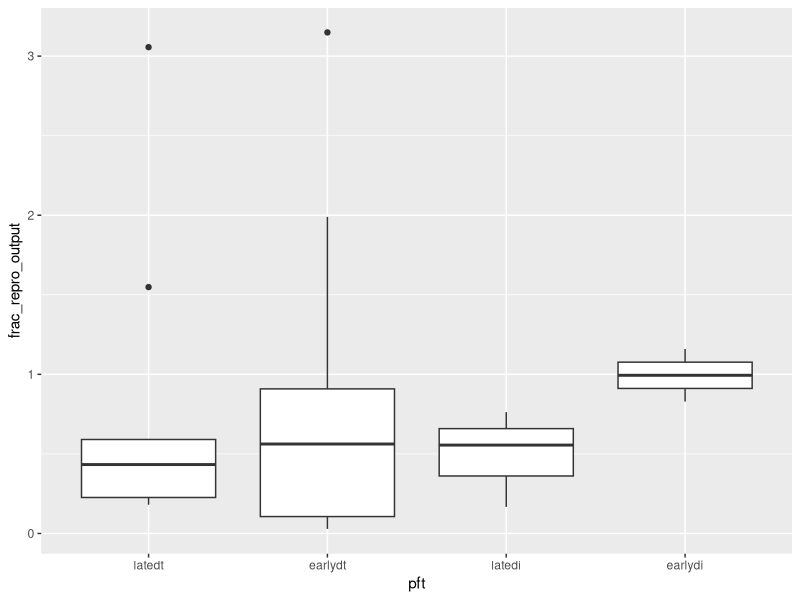
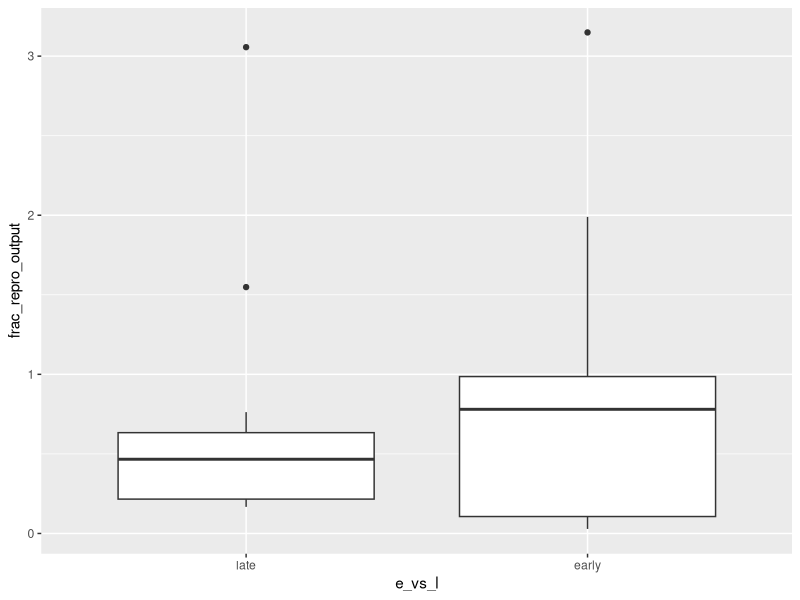
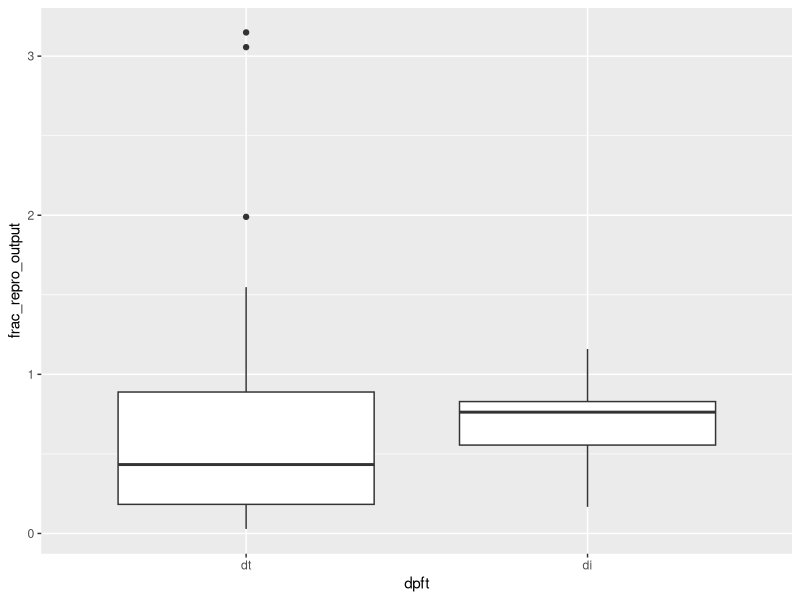
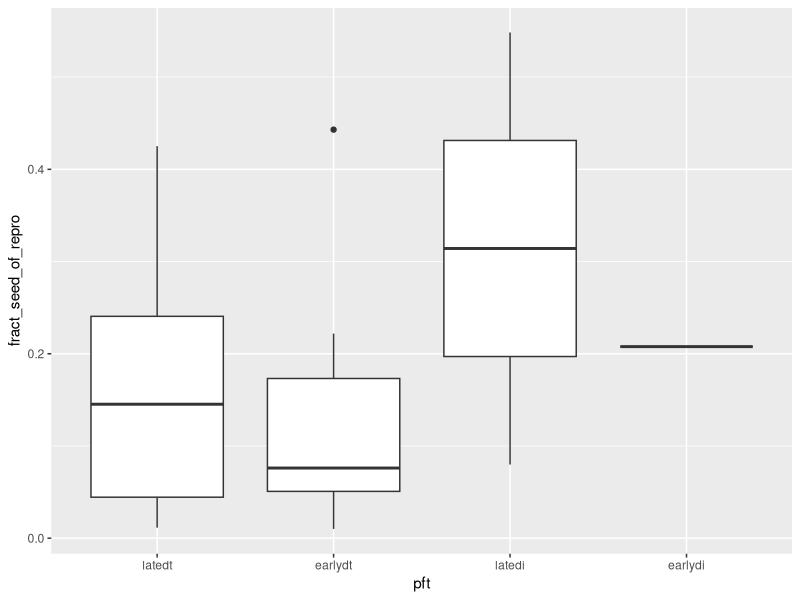
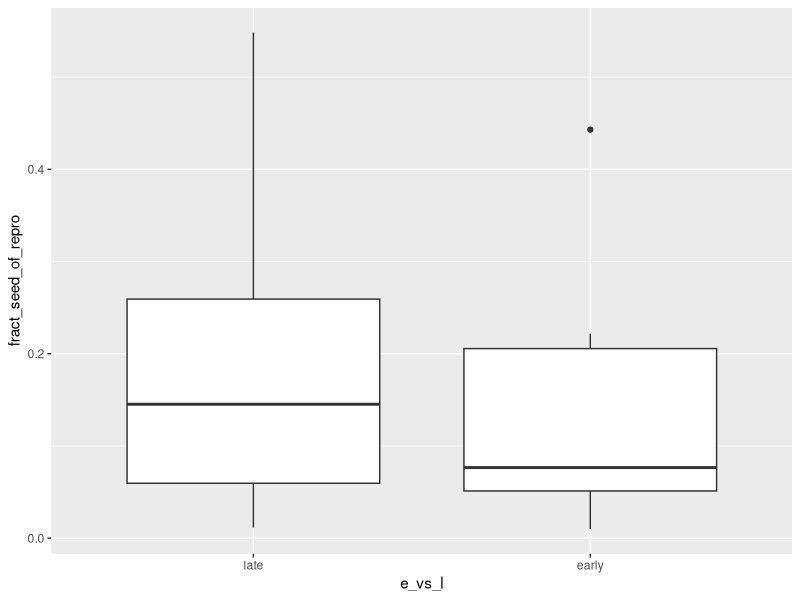
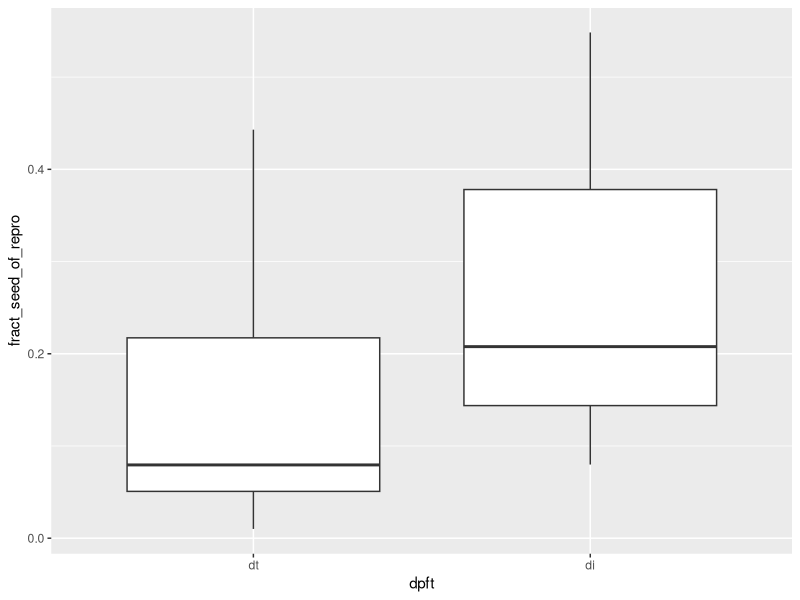

Source code (R) for these figures, in order:
## ---- chunk 1
knitr::opts_chunk$set(echo = TRUE)
## ---- chunk 2
library(tidyverse)
library(readr)
library(skimr)
## ---- chunk 3
#this file contains the spp list and pfts for the 26 spp identified with more than 50 repro individuals
species_list_26 <- read_csv("species_list_for_repro_alloc_26_mostabund_sp.csv", col_types = cols(
  sp = col_character(),
  Latin = col_character(),
  dmax = col_double(),
  wsg = col_double(),
  e_vs_l = col_factor(),
  dpft = col_factor(),
  repro_abund_2010 = col_double(),
  pft = col_factor()
))
head(species_list_26)

## ---- chunk 4
bci_repro_traits <- read_csv("BCITRAITS_20101220 (1).csv") %>%
                    mutate(sp = tolower(`SP$`)) %>%
                    select(sp, FRUIT_DRY, N_SEEDFULL, SEED_DRY, DSPR_DRY)

#view(BCITRAITS_20101220_1_)

head(bci_repro_traits) 
## ---- chunk 5

b_area <- read_csv("basal_area_2010.csv") %>%
              select(sp, ba)


rb_area <- read_csv("repro_basal_area_df.csv") %>%
           select(sp, r_ba)

## ---- chunk 6
sp_traits <- species_list_26 %>%
                    left_join(bci_repro_traits, by = "sp") %>%
                    left_join(b_area, by = "sp") %>%
                    left_join(rb_area, by = "sp")


skim(sp_traits)

#From the skim, note there are 5 sp for which BCI traits is missing trait values


missing_values <- sp_traits %>%
                  filter(is.na(DSPR_DRY) | is.na(FRUIT_DRY) | is.na(N_SEEDFULL) | is.na(SEED_DRY))

missing_values
## ---- chunk 7
mass_data_50haplot <- read_csv("Hanbury_Brown_50ha_20190221.csv", col_types = cols(sp = col_character(), 
                                                                                   type = col_factor(), 
                                                                                   mass = col_double(),
                                                                                   Freq = col_double())
                                                                                      )
skim(mass_data_50haplot)
head(mass_data_50haplot)

## ---- chunk 8
repro_total_df <- mass_data_50haplot %>%
                  left_join(sp_traits, by = "sp") %>%
                  filter(type != "leaf") %>%
                  group_by(sp)%>%
                  mutate(repro_mass_total = sum(mass)) %>%
                  mutate(repro_mass_per_yr = repro_mass_total * 12 / 67) %>%
                  mutate(repro_mass_per_yr_m2 = repro_mass_per_yr / 31) %>%  
                  mutate(repro_mass_per_yr_indv = repro_mass_per_yr / repro_abund_2010) %>%
                  mutate(repro_output_50_ha = (repro_mass_per_yr_m2 * 500000 / r_ba)) %>%
                  filter(type == "mature fruit") %>%
                  mutate(mature_frt_mass = sum(mass)) %>%
                  select(sp, mature_frt_mass, repro_mass_total, repro_mass_per_yr_indv, repro_mass_per_yr, repro_mass_per_yr_m2, repro_output_50_ha) %>%
                  distinct(sp, .keep_all = T)

repro_total_df

leaf_total_df <- mass_data_50haplot %>%
                 left_join(sp_traits, by = "sp") %>%
                 filter(type == "leaf") %>%
                 group_by(sp) %>%
                 mutate(leaf_mass_per_yr = mass * 12 / 67) %>%
                 mutate(leaf_mass_per_yr_m2 = leaf_mass_per_yr / 31) %>%
                 mutate(leaf_output_50_ha = (leaf_mass_per_yr_m2 * 500000 / ba)) %>%
                 select(sp, leaf_mass_per_yr, leaf_mass_per_yr_m2, leaf_output_50_ha) %>%
                 distinct(sp, .keep_all = T)

leaf_total_df

## ---- chunk 9
    
Repro_trait_data <- species_list_26 %>%
                    left_join(bci_repro_traits, by = "sp") %>%
                    left_join(b_area, by = "sp") %>%
                    left_join(rb_area, by = "sp") %>%
                    left_join(repro_total_df, by = "sp") %>%
                    left_join(leaf_total_df, by = "sp") %>%
                    mutate(frac_repro_output = repro_output_50_ha / leaf_output_50_ha)
                    
skim(Repro_trait_data)

#the sp quaras seems to have an error in basal area or reproductive basal area measure
#basal area is reported as 120.8 m2, reproductive basal area is reported as 0.91 m2
#Quaras mature fruit mass = 2326.6, it seems unlikely repro basal area is only .9
#the resulting fraction of repro_output / leaf_output = 87
#removed quaras from below boxplots

Repro_trait_data %>%
        group_by(pft) %>%
        filter(sp != "quaras") %>%
        ggplot(aes(pft, frac_repro_output)) + geom_boxplot()

Repro_trait_data %>%
        group_by(e_vs_l) %>%
        filter(sp != "quaras") %>%
        ggplot(aes(e_vs_l, frac_repro_output)) + geom_boxplot()

Repro_trait_data %>%
        group_by(dpft) %>%
        filter(sp != "quaras") %>%
        ggplot(aes(dpft, frac_repro_output)) + geom_boxplot()


## ---- chunk 10
repro_seeds_df <- Repro_trait_data %>%
                  mutate(expd_seed_mass = ((mature_frt_mass/ FRUIT_DRY) * N_SEEDFULL * SEED_DRY)) %>%
                  mutate(fract_seed_of_repro = expd_seed_mass / repro_mass_total)

head(repro_seeds_df)
skim(repro_seeds_df)

#graphing pft
repro_seeds_df %>%
        group_by(pft) %>%
        ggplot(aes(pft, fract_seed_of_repro)) + geom_boxplot()

#summarizing by pft
repro_seeds_df %>%
        group_by(pft) %>%
        summarize(per_pft_seed_frac_repro = mean(fract_seed_of_repro, na.rm = T), 
                  se = sd(fract_seed_of_repro, na.rm = T)/length(fract_seed_of_repro))
   
#graphing e_vs_l
repro_seeds_df %>%
        group_by(e_vs_l) %>%
        ggplot(aes(e_vs_l, fract_seed_of_repro)) + geom_boxplot()

#graphing dt vs di
repro_seeds_df %>%
        group_by(dpft) %>%
        ggplot(aes(dpft, fract_seed_of_repro)) + geom_boxplot()
